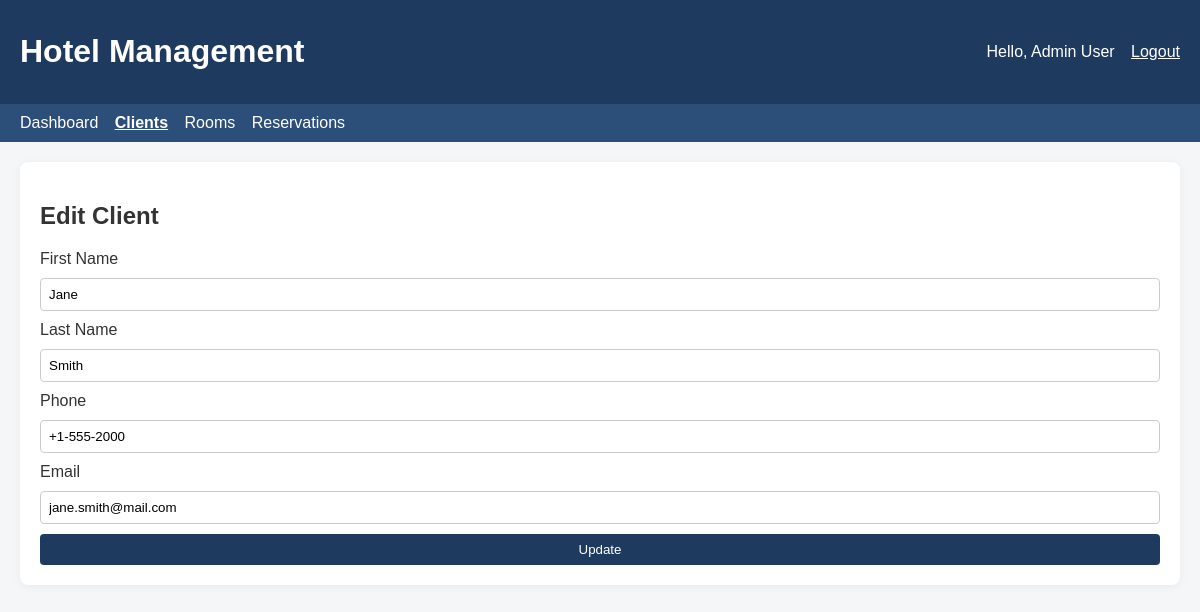
The app's page /index.php?controller=client&action=edit&id=2 (signed in) with its own data.
### tables this page shows
CREATE TABLE IF NOT EXISTS clients (
    id INT UNSIGNED AUTO_INCREMENT PRIMARY KEY,
    first_name VARCHAR(100) NOT NULL,
    last_name VARCHAR(100) NOT NULL,
    phone VARCHAR(50) NULL,
    email VARCHAR(150) NULL UNIQUE,
    password VARCHAR(255) NULL,
    created_at TIMESTAMP DEFAULT CURRENT_TIMESTAMP
);

### app/controllers/ClientController.php (called while the page is built, shortened)
<?php
require_once __DIR__ . '/../models/managers/ClientManager.php';
class ClientController
{
    private ClientManager $clientManager;
    public function __construct()
    {
        $this->clientManager = new ClientManager();
    }
    public function edit(): void
    {
        $id = (int) ($_GET['id'] ?? 0);
        $client = $this->clientManager->getById($id);
        require __DIR__ . '/../views/clients/edit.php';
    }
}

### public/index.php (called while the page is built, shortened)
<?php
$action = $_GET['action'] ?? 'login';
$controller = new $route['class']();
$controller->{$action}();

### config/config.php (called while the page is built, shortened)
<?php
return [
    'db' => [
        'host' => '127.0.0.1',
        'port' => '3306',
        'dbname' => 'hotel_management',
        'username' => 'root',
        'password' => '',
        'charset' => 'utf8mb4',
    ],
    'app' => [
        'base_url' => '/index.php',
        'upload_dir' => __DIR__ . '/../uploads/rooms/',
        'max_upload_size' => 2 * 1024 * 1024,
    ],
];

### app/models/Database.php (called while the page is built, shortened)
<?php
class Database
{
    private static ?Database $instance = null;
    private PDO $connection;
    private function __construct()
    {
        $config = require __DIR__ . '/../../config/config.php';
        $db = $config['db'];
        $dsn = sprintf(
            'mysql:host=%s;port=%s;dbname=%s;charset=%s',
            $db['host'],
            $db['port'],
            $db['dbname'],
            $db['charset']
        );
        $this->connection = new PDO($dsn, $db['username'], $db['password'], [
            PDO::ATTR_ERRMODE => PDO::ERRMODE_EXCEPTION,
            PDO::ATTR_DEFAULT_FETCH_MODE => PDO::FETCH_ASSOC,
        ]);
    }
    public static function getInstance(): Database
    {
        if (self::$instance === null) {
            self::$instance = new Database();
        }
        return self::$instance;
    }
    public function getConnection(): PDO
    {
        return $this->connection;
    }
}

### app/models/managers/ClientManager.php (called while the page is built, shortened)
<?php
require_once __DIR__ . '/../Database.php';
class ClientManager
{
    private PDO $pdo;
    public function __construct()
    {
        $this->pdo = Database::getInstance()->getConnection();
    }
    public function getById(int $id): ?array
    {
        $stmt = $this->pdo->prepare('SELECT * FROM clients WHERE id = :id');
        $stmt->execute(['id' => $id]);
        $client = $stmt->fetch();
        return $client ?: null;
    }
}

### app/views/clients/edit.php (the view, shortened to what this page needs)
<?php require __DIR__ . '/../layouts/header.php'; ?>
<div class="card">
    <h2>Edit Client</h2>
    <form method="post" class="form-grid">
        <label>First Name</label>
        <input type="text" name="first_name" value="<?= htmlspecialchars($client['first_name']) ?>" required>
        <label>Last Name</label>
        <input type="text" name="last_name" value="<?= htmlspecialchars($client['last_name']) ?>" required>
        <label>Phone</label>
        <input type="text" name="phone" value="<?= htmlspecialchars((string) $client['phone']) ?>">
        <label>Email</label>
        <input type="email" name="email" value="<?= htmlspecialchars((string) $client['email']) ?>">
        <button type="submit">Update</button>
    </form>
</div>
<?php require __DIR__ . '/../layouts/footer.php'; ?>

### public/assets/css/style.css (style rules this page uses)
body { margin: 0; font-family: Arial, sans-serif; background: #f4f6f8; color: #333; }
.card { background: #fff; border-radius: 8px; padding: 20px; box-shadow: 0 2px 8px rgba(0,0,0,.05); }
.form-grid, .search-grid { display: grid; gap: 10px; margin-top: 10px; }
input, select, button { padding: 8px; border: 1px solid #ccc; border-radius: 4px; }
button, .btn { background: #1f3a5f; color: #fff; border: none; cursor: pointer; text-decoration: none; display: inline-block; }

### records on screen
clients: first_name "Jane", last_name "Smith", phone "+1-555-2000", email "jane.smith@mail.com"

### other values on screen
$_SESSION['user']['fullname'] "Admin User"
